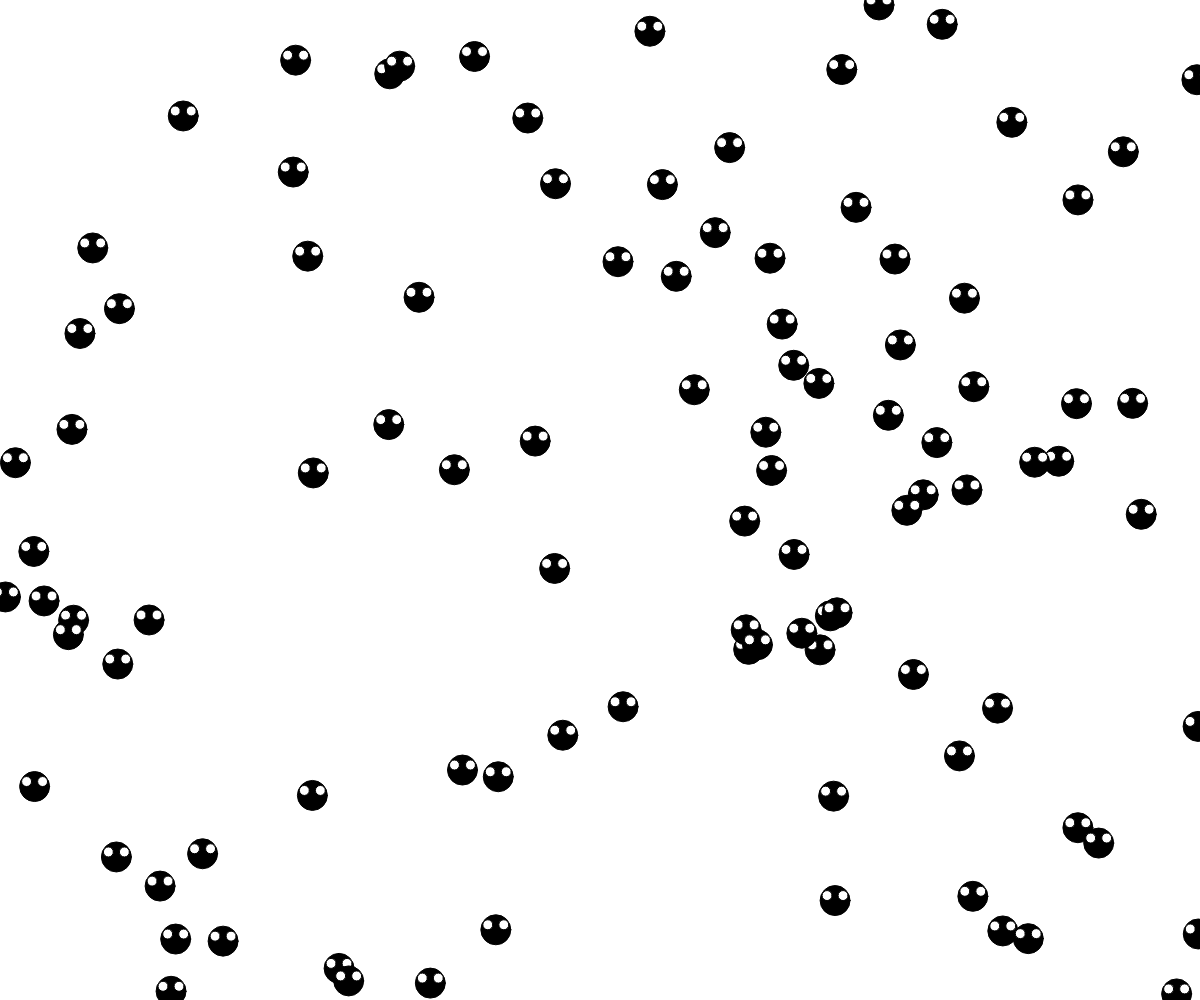
Frame 1 (no input)
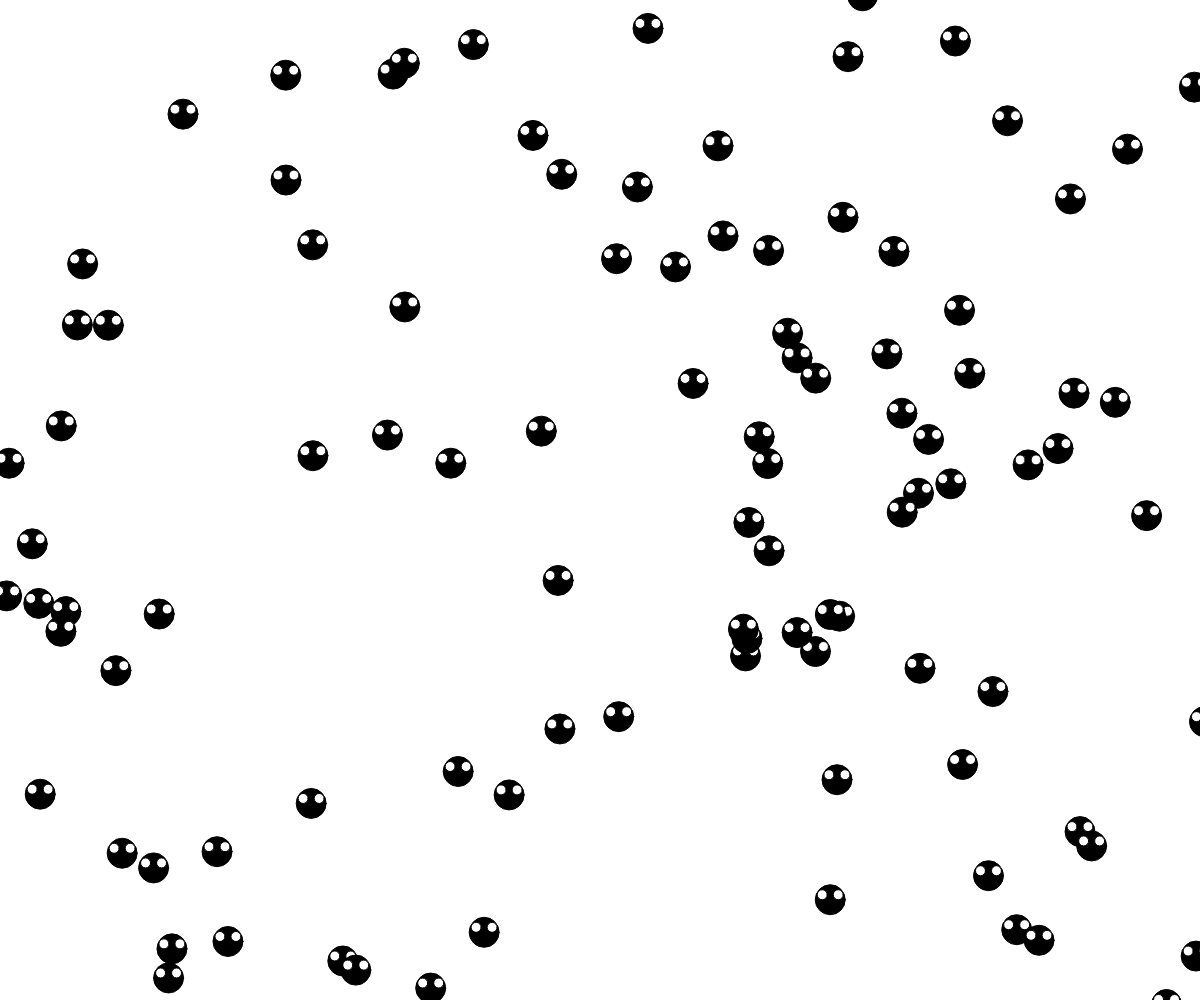
Frame 60 (no input)
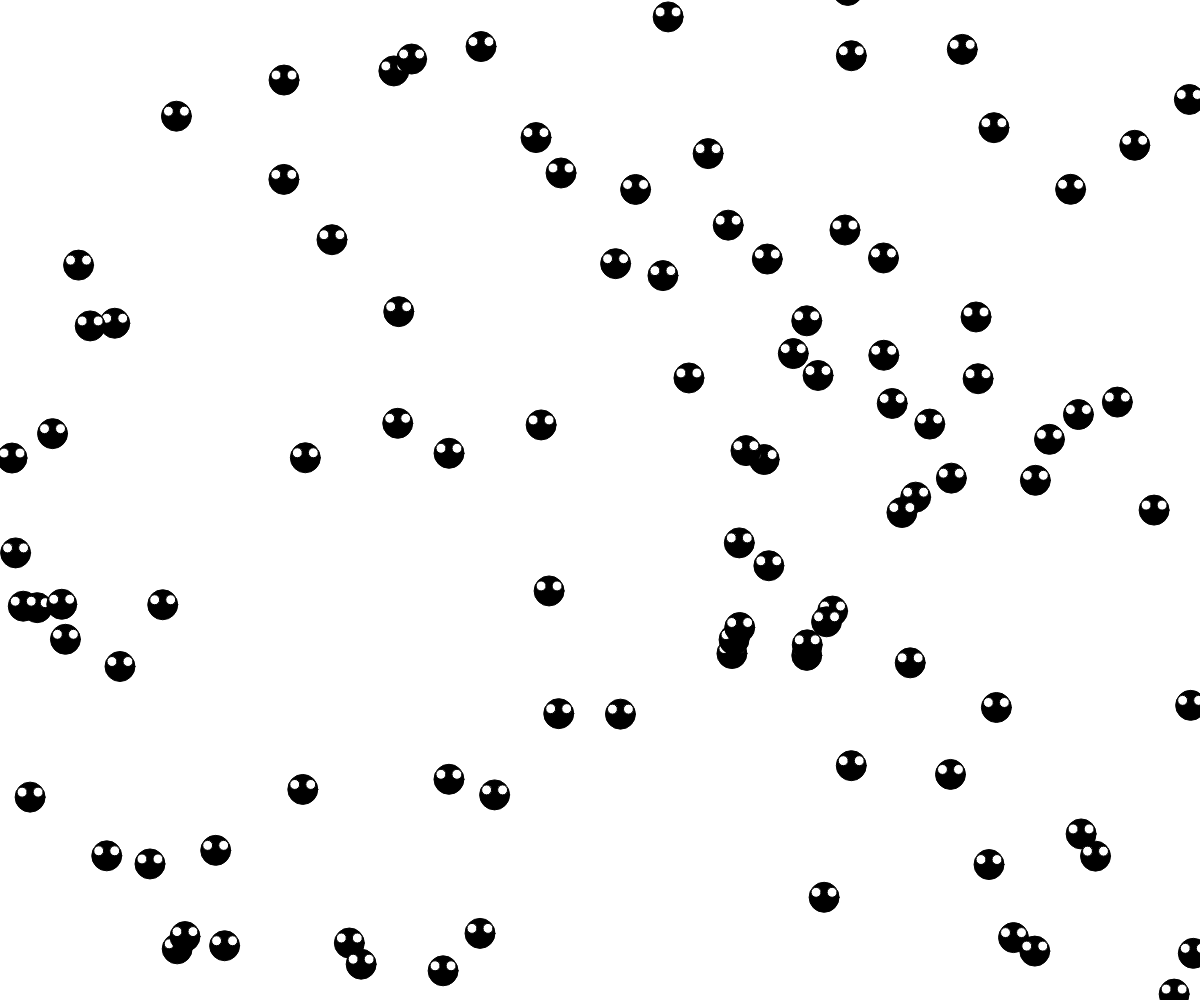
Frame 120 (the mouse pressed at the canvas centre since frame 60)

The p5.js sketch that drew these frames (run headless with seeded random() and noise() and a simulated clock; from frame 60 on, the mouse is pressed at the canvas centre):

// p5.js sketch
// ── sketch.js


let xMonstreArray = new Array();
let yMonstreArray = new Array();

/*******************************
LA FONCTION dessinerMonstre
*******************************/
// LA FONCTION PREND DEUX PARAMETRES: x et y
function dessinerMonstre (x,y) {

    // LE CORPS
    fill(0);
    ellipse(x,y,30,30);
    // LES YEUX
    fill(255);
    ellipse(x-8,y-5,10,10);
    ellipse(x+8,y-5,10,10);

}


/*******************************
CONSTRUIRE LA SCENE
*******************************/
function setup() {
  createCanvas(windowWidth, windowHeight);

   for ( let i =0; i < 100; i++ ) {
     xMonstreArray.push( random(width) );
     yMonstreArray.push( random(height) );
   }

}

/*******************************
ACTUALISER LA SCENE
*******************************/
function draw() {

  background(255);

  for ( let i =0; i < xMonstreArray.length ; i++ ) {
    xMonstreArray[i] = xMonstreArray[i] + random(-2,2);
    yMonstreArray[i] = yMonstreArray[i] + random(-2,2);
    dessinerMonstre( xMonstreArray[i] , yMonstreArray[i] );
  }

}

/*****************************
CODE A EXECUTER LORSQUE LA FENETRE EST REDIMENSIONNEE
*****************************/
function windowResized() {
  resizeCanvas(windowWidth, windowHeight);
  draw();
}
